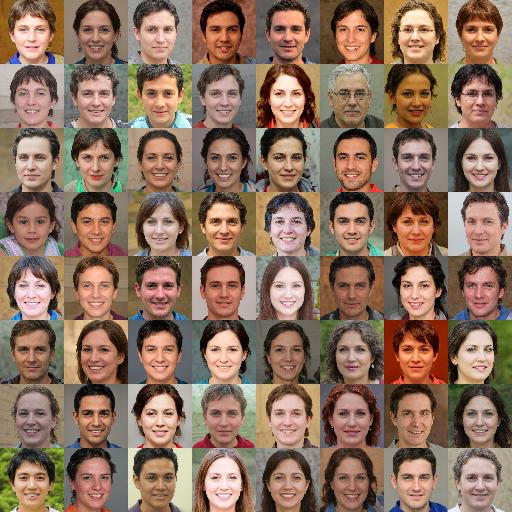
#> input picture general_images/64GANfaces.jpg, 512 x 512 px
$ python -i Integral_Image_Swirler.py   (imports and definitions only)
#> lines starting #> are read from the running program, lines starting #| are printed output that depends on the picture
#> further down, picture is the input picture: shape (512, 512, 3); mean B, G, R 94.2, 111.8, 139
import cv2
import numpy as np
import gradio as gr

def integral(img):
    return cv2.integral(img)[1:, 1:]  # remove padded row/col

# [51 lines left out: functions rect_sum, haar_feature, swirliness_map, not called in this run]

def circle_similarity_map(image, kernel_size=15):
#> called with kernel_size = 15
    gray = cv2.cvtColor(image, cv2.COLOR_BGR2GRAY).astype(np.float32)
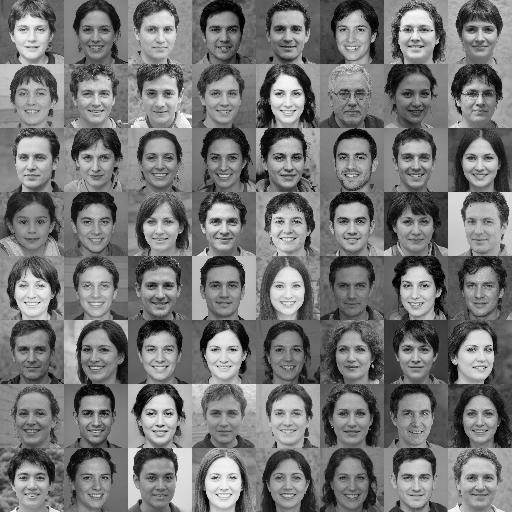
#> gray: shape (512, 512) float32; min 0, max 253, mean 118

    size = max(3, int(kernel_size))
    if size % 2 == 0:
        size += 1

    kernel = np.zeros((size, size), dtype=np.uint8)
    radius = size // 2
    cv2.circle(kernel, (radius, radius), radius, 1, -1)

    response = cv2.matchTemplate(gray, kernel.astype(np.float32), cv2.TM_CCOEFF_NORMED)
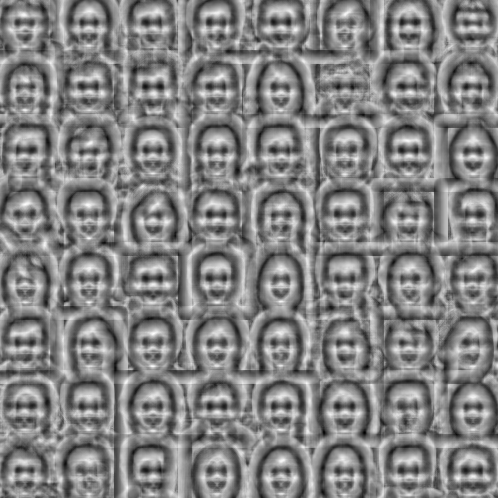
#> response: shape (498, 498) float32; min -0.696, max 0.678, mean 0.00743; drawn with min black and max white
    response = cv2.normalize(response, None, 0, 255, cv2.NORM_MINMAX).astype(np.uint8)

    pad = size // 2
    response = cv2.copyMakeBorder(response, pad, pad, pad, pad, cv2.BORDER_CONSTANT, value=0)
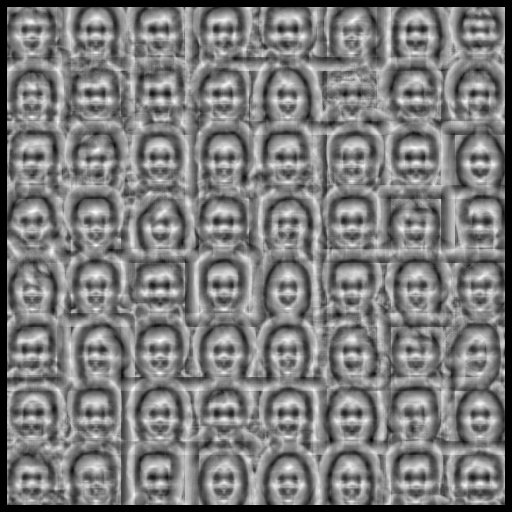
#> response: shape (512, 512); min 0, max 255, mean 123
    response = cv2.resize(response, (gray.shape[1], gray.shape[0]), interpolation=cv2.INTER_LINEAR)

    return response

# [10 lines left out: function process, not called in this run]

# [19 lines not run here, left out]

>>> import cv2
>>> picture = cv2.imread('general_images/64GANfaces.jpg')
>>> result = circle_similarity_map(picture)
